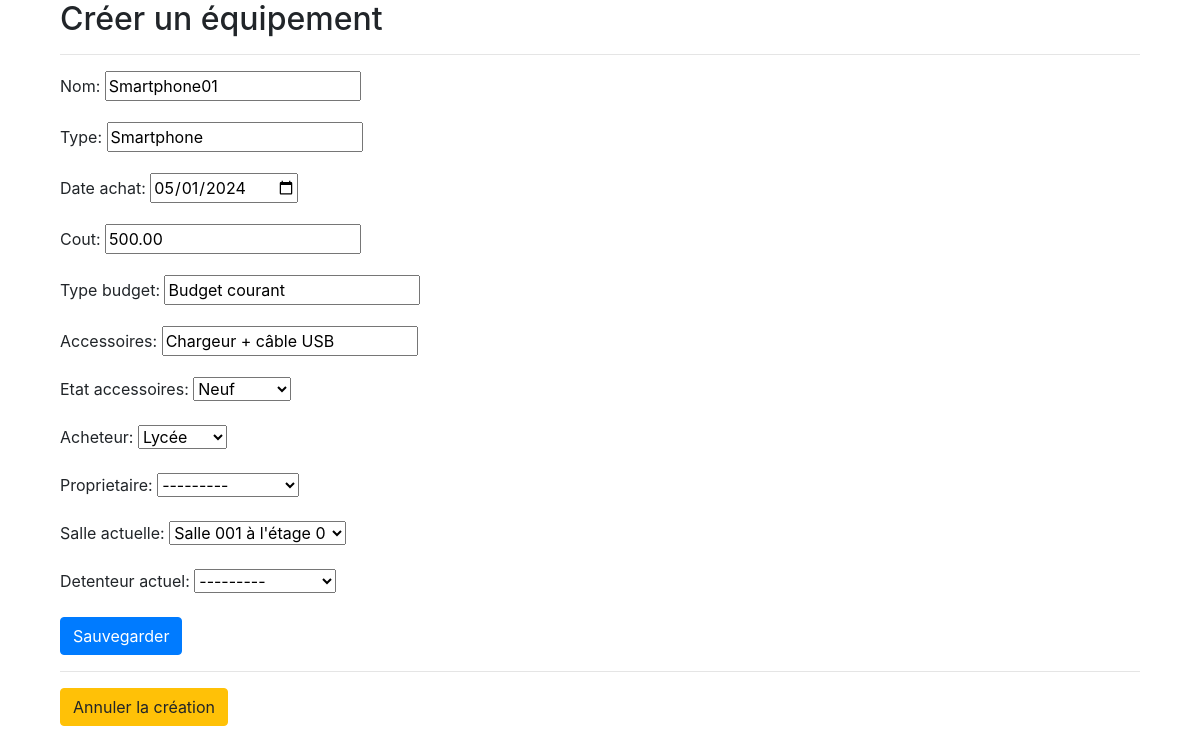
Before: /equipements/1/edit/ with the older database file.
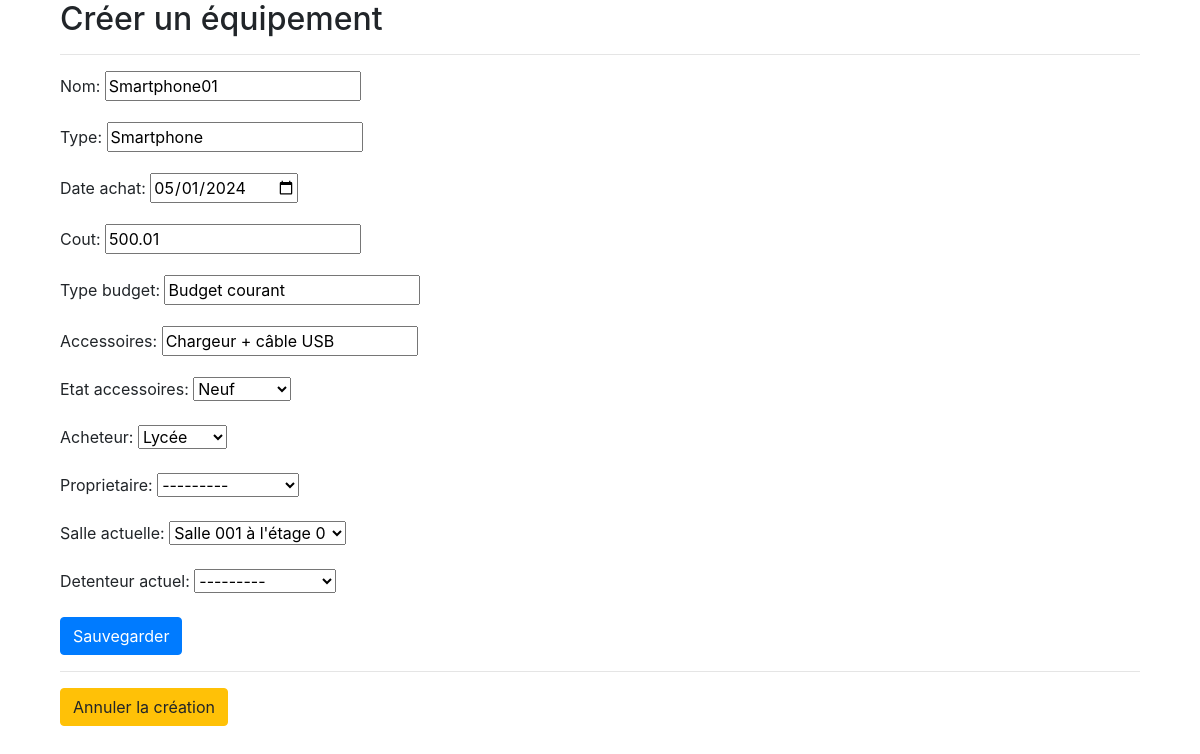
After: the same page with the newer database file.
### gestion_materiel/models.py (models this page shows, shortened)
class Equipement(models.Model):
    nom = models.CharField(max_length=100)
    type = models.CharField(max_length=100)
    date_achat = models.DateField()
    cout = models.DecimalField(max_digits=8, decimal_places=2)
    type_budget = models.CharField(max_length=100)  # Type de budget utilisé pour l'achat
    accessoires = models.CharField(max_length=200)  # Liste des accessoires
    etat_accessoires = models.CharField(max_length=200)  # État des accessoires
    acheteur = models.CharField(max_length=100, choices=[('lycee', 'Lycée'), ('mandant', 'Mandant')], default='lycee')
    proprietaire = models.ForeignKey(Enseignant, related_name='equipements_possedes', on_delete=models.SET_NULL, null=True)
    salle_actuelle = models.ForeignKey(Salle, related_name='equipements_stockes', on_delete=models.SET_NULL, null=True)
    detenteur_actuel = models.ForeignKey(Enseignant, related_name='equipements_detenus', on_delete=models.SET_NULL, null=True)

class Enseignant(models.Model):
    prenom = models.CharField(max_length=100)
    nom = models.CharField(max_length=100)
    email = models.EmailField()
    def __str__(self):
        return f"{self.prenom} {self.nom}"

### gestion_materiel/views.py (the view)
# urls.py: path('equipements/<int:pk>/edit/', EquipementUpdateView.as_view(), name='equipement-update'),
class EquipementUpdateView(UpdateView):
    model = Equipement
    form_class = EquipementUpdateForm
    template_name = 'gestion_materiel/equipement_form.html'
    success_url = reverse_lazy('equipement-list')

### gestion_materiel/models.py (called while the page is built)
    def __str__(self):
        return f"Salle {self.numero_salle} à l'étage {self.numero_etage}"

### gestion_materiel/templates/gestion_materiel/equipement_form.html (shortened to what this page needs)
{% extends 'gestion_materiel/base.html' %}
{% block content %}
<div class="container">
    <h2>Créer un équipement</h2>
    <hr>
    <form method="post">
        {{ form.as_p }}
        <button type="submit" class="btn btn-primary">Sauvegarder</button>
    </form>
    <hr>
    <a href="{% url 'equipement-list' %}" class="btn btn-warning">Annuler la création</a>
</div>
{% endblock %}

Changed rows visible on the page:
changed Equipement "Smartphone": cout "500.00" → "500.01"
